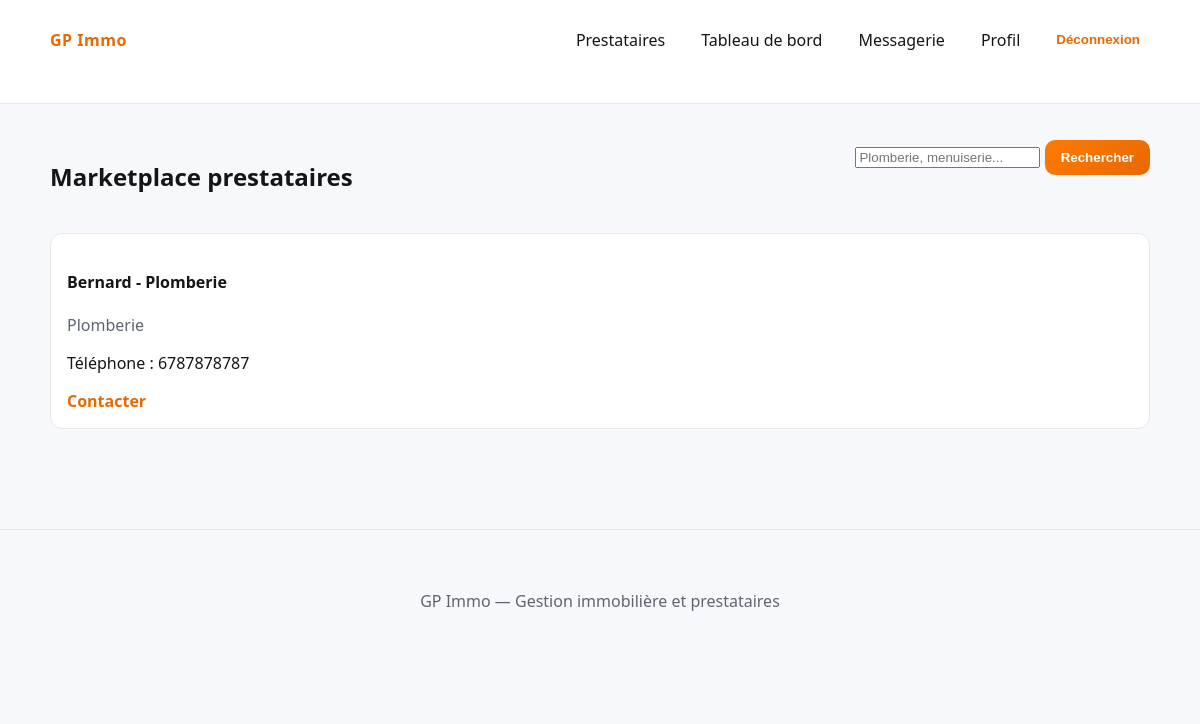
The page /marketplace/prestataires/ (signed in) on the database its author committed.
### accounts/models.py (models this page shows, shortened)
class User(AbstractUser):
    class Role(models.TextChoices):
        PROPRIETAIRE = "PROPRIETAIRE", "Propriétaire"
        PRESTATAIRE = "PRESTATAIRE", "Prestataire"
        STAFF = "STAFF", "Equipe"
    phone = models.CharField(max_length=30, blank=True)
    role = models.CharField(max_length=20, choices=Role.choices, default=Role.PROPRIETAIRE)
    specialization = models.CharField(max_length=100, blank=True)
    marketplace_visible = models.BooleanField(default=True)
    def is_prestataire(self) -> bool:
        return self.role == self.Role.PRESTATAIRE
    def display_name(self) -> str:
        base = self.get_full_name().strip() or self.username
        if self.is_prestataire() and self.specialization:
            return f"{base} - {self.specialization}"
        return base

### immo/views.py (the view)
# urls.py: path("marketplace/prestataires/", views.marketplace, name="marketplace"),
@login_required
def marketplace(request):
    search = request.GET.get("q", "")
    prestataires = User.objects.filter(role=User.Role.PRESTATAIRE, marketplace_visible=True)
    if search:
        prestataires = prestataires.filter(Q(username__icontains=search) | Q(specialization__icontains=search))
    return render(request, "immo/marketplace.html", {"prestataires": prestataires, "search": search})

### templates/immo/marketplace.html
{% extends "base.html" %}
{% block content %}
<div class="section-head">
    <h2>Marketplace prestataires</h2>
    <form method="get" class="inline-form">
        <input type="search" name="q" value="{{ search }}" placeholder="Plomberie, menuiserie...">
        <button class="btn" type="submit">Rechercher</button>
    </form>
</div>
<div class="cards-grid">
    {% for p in prestataires %}
        <article class="card">
            <h4>{{ p.display_name }}</h4>
            <p class="muted">{{ p.specialization }}</p>
            <p>Téléphone : {{ p.phone|default:"-" }}</p>
            <a class="link" href="{% url 'conversation' p.id %}">Contacter</a>
        </article>
    {% empty %}
        <p>Aucun prestataire trouvé.</p>
    {% endfor %}
</div>
{% endblock %}

### static/css/style.css (style rules this page uses)
:root { --orange: #ff7a00; --orange-strong: #e86900; --bg: #f7f8fb; --text: #131517; --muted: #5e6470; --card: #ffffff; --border: #e5e7eb; }
* { box-sizing: border-box; }
body { margin: 0; font-family: "Segoe UI", Tahoma, sans-serif; background: var(--bg); color: var(--text); }
a { color: inherit; text-decoration: none; }
.btn { display: inline-block; padding: 10px 16px; border-radius: 10px; background: linear-gradient(135deg, var(--orange), var(--orange-strong)); color: white; font-weight: 700; border: none; cursor: pointer; }
.link { color: var(--orange-strong); font-weight: 600; }
.cards-grid { display: grid; grid-template-columns: repeat(auto-fit, minmax(240px, 1fr)); gap: 16px; margin: 20px 0; }
.card { background: var(--card); padding: 16px; border-radius: 12px; border: 1px solid var(--border); }
.section-head { display: flex; justify-content: space-between; align-items: flex-start; gap: 12px; flex-wrap: wrap; margin: 12px 0; }
.muted { color: var(--muted); }

### rows shown on the page
User: display_name "Bernard - Plomberie", specialization "Plomberie", phone "6787878787"
